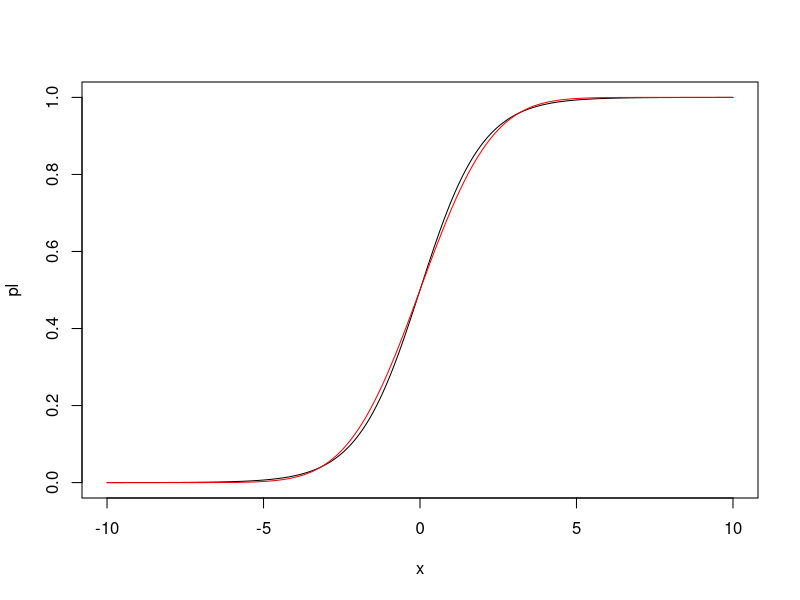

Here is the R script that generated this plot:
## ---- chunk 1
knitr::opts_chunk$set(echo = TRUE, message = FALSE, warning = FALSE)
library(lme4)
## ---- chunk 2

x <- seq(-10,10,0.01)
pl <- plogis(x, location = 0, scale = 1)
nl<- pnorm(x, mean = 0, sd = sqrt(pi*pi/3))
plot(x,pl,t="l")
lines(x, nl, col="red")

## ---- chunk 3
set.seed(42)
## ---- chunk 4

multibin <- function(n, J, beta1, beta2, jstd){
  x1 <- rnorm(n,0,1) #standardised continuous predictor variable
  x2 <- sample(c(0,1),n,replace=TRUE) #binary predictor variable
  group <- sample(J, n, replace=TRUE) #group membership indicator
  uj <- rnorm(J,0,jstd) #Group intercepts, normally distributed with standard deviation jstd
  ypred <- rep(NA,n)
  for (i in 1:n){
    ypred[i] <- x1[i]*beta1 + x2[i]*beta2 #calculate ypred including only the population (fixed) effects.
  }
  ystar <- rlogis(n,ypred,1) # var(ystar - ypred) = 3.29
  for (i in 1:n){
    ystar[i] <- ystar[i] + uj[group[i]] #Add the group effect to ystar
  }
  yobs <- ifelse(ystar >= 0, 1, 0) #Get the binary outcome using the threshold test
  return(data.frame(x1, x2, group, ypred, ystar, yobs))
}

## ---- chunk 5
mdata <- multibin(n = 5000, 
                  J = 20, 
                  beta1 = 3.2,
                  beta2 = -2.4,
                  jstd = 2.5)
## ---- chunk 6
head(mdata)
## ---- chunk 7
var(mdata$ystar - mdata$ypred)
## ---- chunk 8
var(mdata$ystar - mdata$ypred) - (pi*pi)/3

## ---- chunk 9
(var(mdata$ystar - mdata$ypred) - (pi*pi)/3)/var(mdata$ystar - mdata$ypred)
## ---- chunk 10
mmod1 <- glmer(yobs ~ x1 + x2 + (1 | group), 
              data = mdata, 
              family = "binomial")

summary(mmod1)
